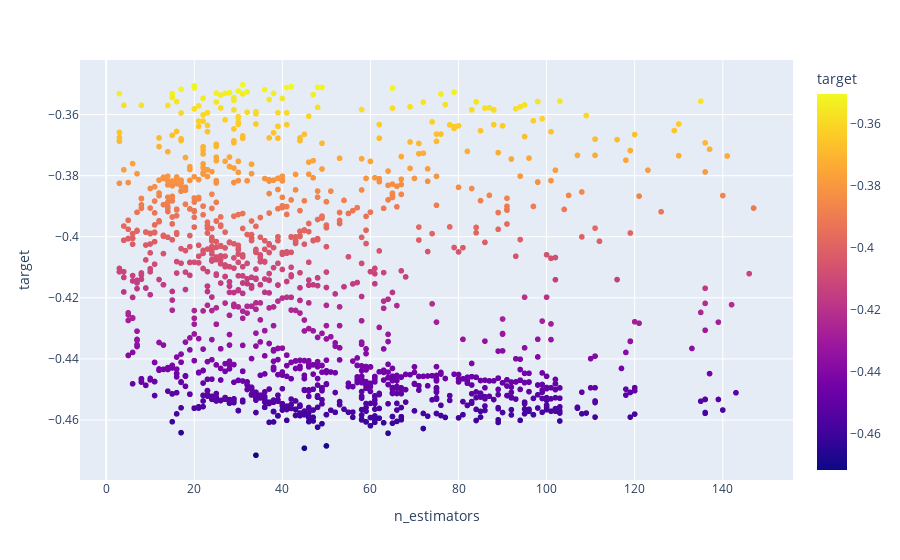

The notebook cell this image was saved under:
### Code cell
px.scatter(df1, x="n_estimators", y="target", color="target")

### Figure 1 — Plotly figure (JSON) as saved in the notebook; plotly's stock layout.template omitted (floating-point values rounded to 4 significant figures; data arrays with more than 128 entries replaced by an {"elided": "..."} marker saying what was removed)
{"data": [{"hovertemplate": "n_estimators=%{x}<br>target=%{marker.color}<extra></extra>", "legendgroup": "", "marker": {"color": {"elided": "1536 float values"}, "coloraxis": "coloraxis", "symbol": "circle"}, "mode": "markers", "name": "", "showlegend": false, "type": "scattergl", "x": {"elided": "1536 int values"}, "xaxis": "x", "y": {"elided": "1536 float values"}, "yaxis": "y"}], "layout": {"coloraxis": {"colorbar": {"title": {"text": "target"}}, "colorscale": [[0, "#0d0887"], [0.1111, "#46039f"], [0.2222, "#7201a8"], [0.3333, "#9c179e"], [0.4444, "#bd3786"], [0.5556, "#d8576b"], [0.6667, "#ed7953"], [0.7778, "#fb9f3a"], [0.8889, "#fdca26"], [1, "#f0f921"]]}, "legend": {"tracegroupgap": 0}, "margin": {"t": 60}, "xaxis": {"anchor": "y", "domain": [0, 1], "title": {"text": "n_estimators"}}, "yaxis": {"anchor": "x", "domain": [0, 1], "title": {"text": "target"}}}}
